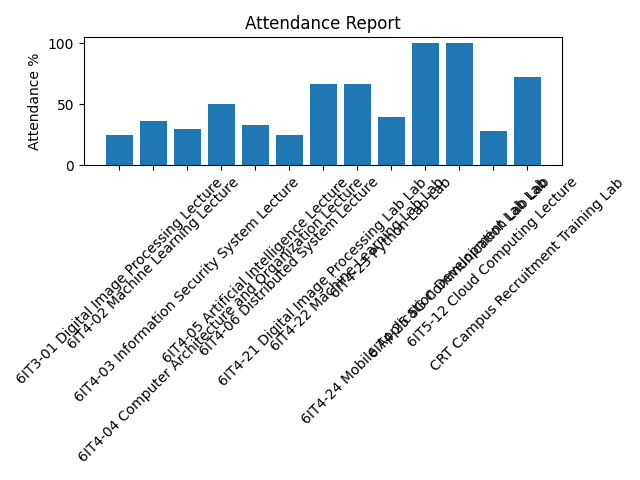

Write the Python code that produced this figure.
import matplotlib.pyplot as plt


def generate_graph(df):

    subjects = df["Subject"]
    percentages = []

    for _, row in df.iterrows():

        total = row["Present"] + row["Absent"]

        if total == 0:
            percentages.append(0)
        else:
            percentages.append((row["Present"]/total)*100)

    plt.figure()

    plt.bar(subjects, percentages)

    plt.xticks(rotation=45)
    plt.ylabel("Attendance %")
    plt.title("Attendance Report")

    plt.tight_layout()

    plt.savefig("graph.png")
    plt.close()

    return "graph.png"
